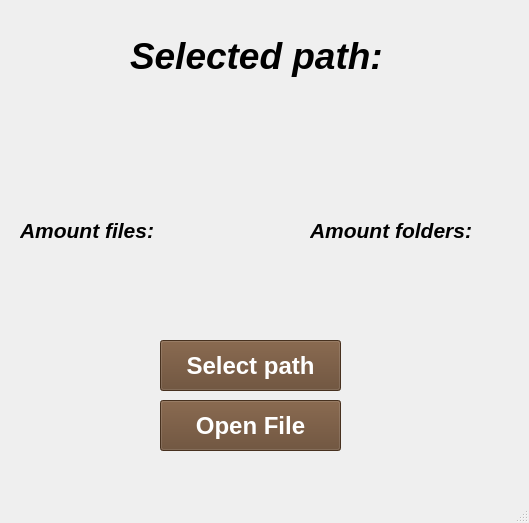
<?xml version="1.0" encoding="UTF-8"?>
<ui version="4.0">
 <class>MainWindow</class>
 <widget class="QMainWindow" name="MainWindow">
  <property name="geometry">
   <rect>
    <x>0</x>
    <y>0</y>
    <width>529</width>
    <height>523</height>
   </rect>
  </property>
  <property name="windowTitle">
   <string>Openner file</string>
  </property>
  <widget class="QWidget" name="centralwidget">
   <widget class="QLabel" name="label">
    <property name="geometry">
     <rect>
      <x>130</x>
      <y>20</y>
      <width>261</width>
      <height>71</height>
     </rect>
    </property>
    <property name="font">
     <font>
      <pointsize>28</pointsize>
      <italic>true</italic>
      <bold>true</bold>
     </font>
    </property>
    <property name="text">
     <string>Selected path:</string>
    </property>
   </widget>
   <widget class="QLabel" name="selectedPath">
    <property name="geometry">
     <rect>
      <x>50</x>
      <y>100</y>
      <width>411</width>
      <height>91</height>
     </rect>
    </property>
    <property name="font">
     <font>
      <pointsize>14</pointsize>
     </font>
    </property>
    <property name="text">
     <string/>
    </property>
   </widget>
   <widget class="QPushButton" name="pushButton">
    <property name="geometry">
     <rect>
      <x>160</x>
      <y>340</y>
      <width>181</width>
      <height>51</height>
     </rect>
    </property>
    <property name="font">
     <font>
      <pointsize>18</pointsize>
      <bold>true</bold>
     </font>
    </property>
    <property name="cursor">
     <cursorShape>PointingHandCursor</cursorShape>
    </property>
    <property name="styleSheet">
     <string notr="true">background-color: rgb(99, 69, 44);
color: rgb(255, 255, 255);</string>
    </property>
    <property name="text">
     <string>Select path</string>
    </property>
   </widget>
   <widget class="QLabel" name="countFile">
    <property name="geometry">
     <rect>
      <x>30</x>
      <y>250</y>
      <width>151</width>
      <height>61</height>
     </rect>
    </property>
    <property name="font">
     <font>
      <pointsize>18</pointsize>
      <bold>false</bold>
     </font>
    </property>
    <property name="text">
     <string/>
    </property>
   </widget>
   <widget class="QLabel" name="countDir">
    <property name="geometry">
     <rect>
      <x>320</x>
      <y>250</y>
      <width>151</width>
      <height>61</height>
     </rect>
    </property>
    <property name="font">
     <font>
      <pointsize>18</pointsize>
      <bold>false</bold>
     </font>
    </property>
    <property name="text">
     <string/>
    </property>
   </widget>
   <widget class="QLabel" name="label_2">
    <property name="geometry">
     <rect>
      <x>310</x>
      <y>200</y>
      <width>191</width>
      <height>61</height>
     </rect>
    </property>
    <property name="font">
     <font>
      <pointsize>16</pointsize>
      <italic>true</italic>
      <bold>true</bold>
     </font>
    </property>
    <property name="text">
     <string>Amount folders:</string>
    </property>
   </widget>
   <widget class="QLabel" name="label_3">
    <property name="geometry">
     <rect>
      <x>20</x>
      <y>200</y>
      <width>191</width>
      <height>61</height>
     </rect>
    </property>
    <property name="font">
     <font>
      <pointsize>16</pointsize>
      <italic>true</italic>
      <bold>true</bold>
     </font>
    </property>
    <property name="text">
     <string>Amount files:</string>
    </property>
   </widget>
   <widget class="QPushButton" name="openButton">
    <property name="geometry">
     <rect>
      <x>160</x>
      <y>400</y>
      <width>181</width>
      <height>51</height>
     </rect>
    </property>
    <property name="font">
     <font>
      <pointsize>18</pointsize>
      <bold>true</bold>
     </font>
    </property>
    <property name="styleSheet">
     <string notr="true">background-color: rgb(99, 69, 44);
color: rgb(255, 255, 255);</string>
    </property>
    <property name="text">
     <string>Open File</string>
    </property>
   </widget>
  </widget>
  <widget class="QMenuBar" name="menubar">
   <property name="geometry">
    <rect>
     <x>0</x>
     <y>0</y>
     <width>529</width>
     <height>22</height>
    </rect>
   </property>
  </widget>
  <widget class="QStatusBar" name="statusbar"/>
 </widget>
 <resources/>
 <connections/>
</ui>
